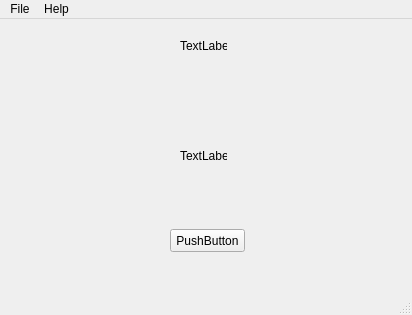
<?xml version="1.0" encoding="UTF-8"?>
<ui version="4.0">
 <class>MainWindow</class>
 <widget class="QMainWindow" name="MainWindow">
  <property name="geometry">
   <rect>
    <x>0</x>
    <y>0</y>
    <width>412</width>
    <height>315</height>
   </rect>
  </property>
  <property name="windowTitle">
   <string>MainWindow</string>
  </property>
  <widget class="QWidget" name="centralwidget">
   <widget class="QLabel" name="main_title">
    <property name="geometry">
     <rect>
      <x>180</x>
      <y>20</y>
      <width>47</width>
      <height>13</height>
     </rect>
    </property>
    <property name="text">
     <string>TextLabel</string>
    </property>
   </widget>
   <widget class="QLabel" name="welcome">
    <property name="geometry">
     <rect>
      <x>180</x>
      <y>130</y>
      <width>47</width>
      <height>13</height>
     </rect>
    </property>
    <property name="text">
     <string>TextLabel</string>
    </property>
   </widget>
   <widget class="QPushButton" name="diconnect_btn">
    <property name="geometry">
     <rect>
      <x>170</x>
      <y>210</y>
      <width>75</width>
      <height>23</height>
     </rect>
    </property>
    <property name="text">
     <string>PushButton</string>
    </property>
   </widget>
  </widget>
  <widget class="QMenuBar" name="menubar">
   <property name="geometry">
    <rect>
     <x>0</x>
     <y>0</y>
     <width>412</width>
     <height>21</height>
    </rect>
   </property>
   <widget class="QMenu" name="menuFile">
    <property name="title">
     <string>File</string>
    </property>
    <addaction name="actionDisconnect"/>
    <addaction name="separator"/>
    <addaction name="actionQuit"/>
   </widget>
   <widget class="QMenu" name="menuHelp">
    <property name="title">
     <string>Help</string>
    </property>
    <addaction name="actionAbout"/>
   </widget>
   <addaction name="menuFile"/>
   <addaction name="menuHelp"/>
  </widget>
  <widget class="QStatusBar" name="statusbar"/>
  <action name="actionDisconnect">
   <property name="text">
    <string>Disconnect</string>
   </property>
  </action>
  <action name="actionQuit">
   <property name="text">
    <string>Quit</string>
   </property>
  </action>
  <action name="actionAbout">
   <property name="text">
    <string>About</string>
   </property>
  </action>
 </widget>
 <resources/>
 <connections/>
</ui>
